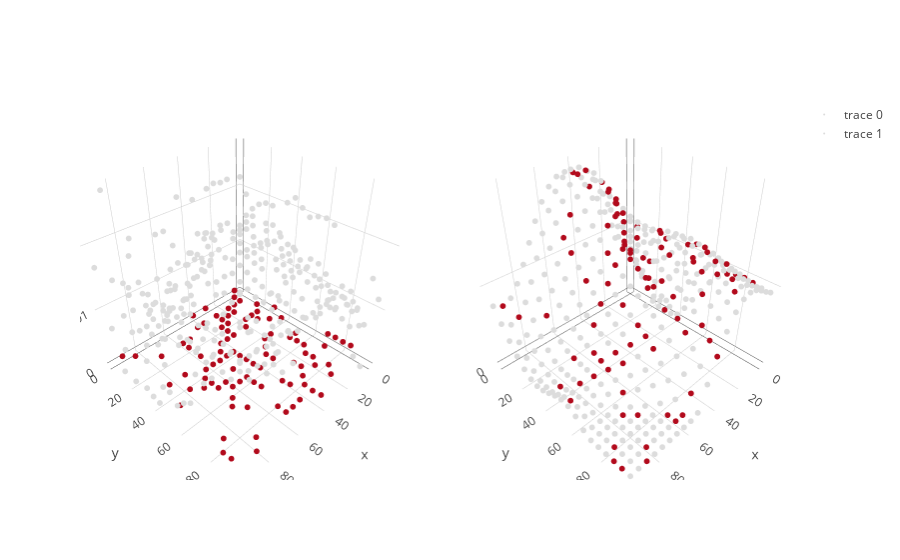

The code cell stored with this chart in its notebook:
### Markdown cell above
We can get predictive variances in the same way as the full grid case.

### Code cell
svi_variances = np.exp(inf_svi.q_S)
lp_variances = inf_lp.variance(50)

var_svi = go.Scatter3d(x = X[:,0], y = X[:,1], z=svi_variances, mode = 'markers', marker=dict(size = 2, color = color))
var_lp = go.Scatter3d(x = X[:,0], y = X[:,1], z=lp_variances, mode = 'markers', marker=dict(size = 2, color = color))
fig = tools.make_subplots(rows=1, cols=2, specs=[[{'is_3d': True}, {'is_3d': True}]])
fig.append_trace(var_svi, 1, 1)
fig.append_trace(var_lp, 1, 2)
iplot(fig)

### Figure 1 — Plotly figure (JSON) as saved in the notebook; plotly's stock layout.template omitted (floating-point values rounded to 4 significant figures; data arrays with more than 128 entries replaced by an {"elided": "..."} marker saying what was removed)
{"data": [{"marker": {"color": {"elided": "400 int values"}, "size": 2}, "mode": "markers", "scene": "scene1", "type": "scatter3d", "x": {"elided": "400 int values"}, "y": {"elided": "400 int values"}, "z": {"elided": "400 float values"}}, {"marker": {"color": {"elided": "400 int values"}, "size": 2}, "mode": "markers", "scene": "scene2", "type": "scatter3d", "x": {"elided": "400 int values"}, "y": {"elided": "400 int values"}, "z": {"elided": "400 float values"}}], "layout": {"scene1": {"domain": {"x": [0, 0.45], "y": [0, 1]}}, "scene2": {"domain": {"x": [0.55, 1], "y": [0, 1]}}}}
